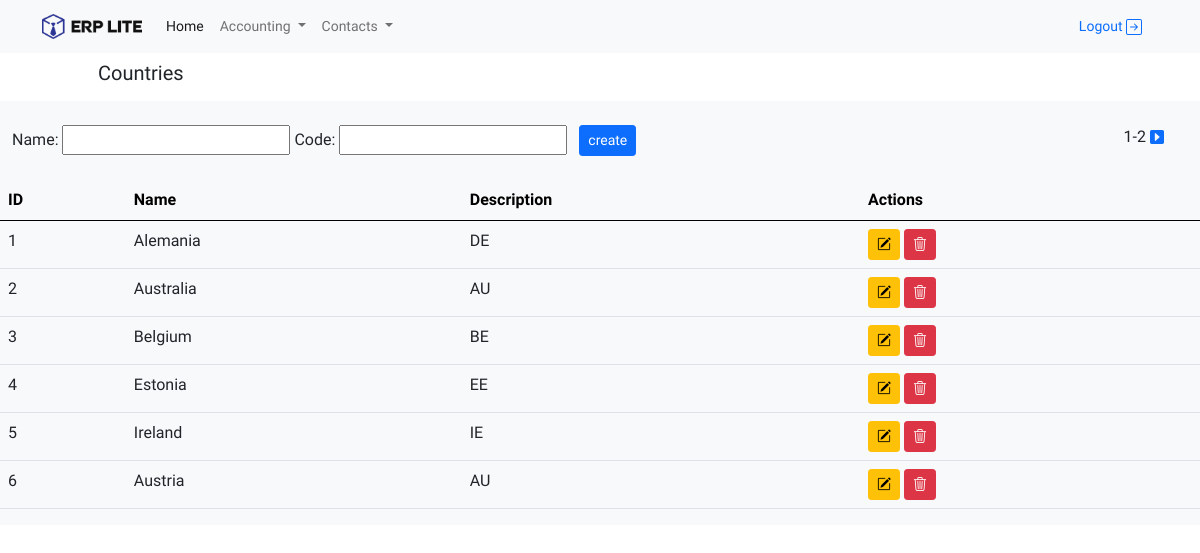
The page /contacts/country/ (signed in) on the database its author committed.
### contacts/models.py (models this page shows, shortened)
class Countries(models.Model):
    name = models.CharField(max_length=220)
    code = models.CharField(max_length=5)

### contacts/views.py (the view)
# urls.py: path('country/', home_countries, name='country'),
@login_required(login_url='login')
def home_countries(request):
    form = FormCountry()
    if request.method == 'POST':
        form = FormCountry(request.POST)
        if form.is_valid():
            form.save()
        return redirect('contacts:country')
    countries_list = Countries.objects.all()
    paginator = Paginator(Countries.objects.all(), 6)
    page_number = request.GET.get('page')
    page_country = paginator.get_page(page_number)
    context = {
        'form': form,
        'countries_list': countries_list,
        'page_country': page_country,
    }
    return render(request, 'countries.html', context)

### contacts/forms.py
class FormCountry(ModelForm):
    class Meta:
        model = Countries
        fields = '__all__'

### contacts/templates/countries.html (shortened to what this page needs)
{% extends 'home/home.html' %}
{% block Title %}
    Countries
{% endblock %}
{% block content %}
    <div class="row py-4">
        <div class="d-flex justify-content-between">
            <form method="POST" action="">
                {{ form }}
                {% if page_name %}
                    <input type="submit" value="update" class="ms-2 btn btn-warning btn-sm">
                    <a href="{% url 'contacts:country' %}" class="btn btn-secondary btn-sm">cancel</a>
                {% else %}
                    <input type="submit" value="create" class="ms-2 btn btn-primary btn-sm">
                {% endif %}
            </form>
            <div class="px-4">
                {{ page_country.number }}-{{ page_country.paginator.num_pages }}
                {% if page_country.has_next %}
                    <a href="?page={{ page_country.next_page_number }}"><i class="bi bi-caret-right-square-fill"></i></a>
                {% endif %}
            </div>
        </div>
    </div>
    <div class="row">
        <table class="table">
            <thead class="table-light">
            <tr>
                <th>ID</th>
                <th>Name</th>
                <th>Description</th>
                <th>Actions</th>
            </tr>
            </thead>
            <tbody>
            {% if page_country %}
                {% for country in page_country %}
                    <tr>
                        <td>{{ country.id }}</td>
                        <td>{{ country.name }}</td>
                        <td>{{ country.code }}</td>
                        <td><a href="{% url 'contacts:update-country' country.pk %}" class="btn btn-warning btn-sm"><i
                                class="bi bi-pencil-square"></i></a>
                            <a href="{% url 'contacts:delete-country' country.pk %}" class="btn btn-danger btn-sm"><i
                                    class="bi bi-trash3"></i></a></td>
                    </tr>
                {% endfor %}
            {% else %}
                <tr>
                    <td>
                        No found data.
                    </td>
                </tr>
            {% endif %}
            </tbody>
        </table>
    </div>
{% endblock %}

### static/main.css (style rules this page uses)
html { margin: 0; padding: 0; box-sizing: border-box; }
body { font-family: 'Quicksand', sans-serif; }
a { font-size: 14px!important; }

### rows shown on the page
Countries: id "1", name "Alemania", code "DE"
Countries: id "2", name "Australia", code "AU"
Countries: id "3", name "Belgium", code "BE"
Countries: id "4", name "Estonia", code "EE"
Countries: id "5", name "Ireland", code "IE"
Countries: id "6", name "Austria", code "AU"

### other values the page prints
{{ page_country.number }} "1"
{{ page_country.paginator.num_pages }} "2"
